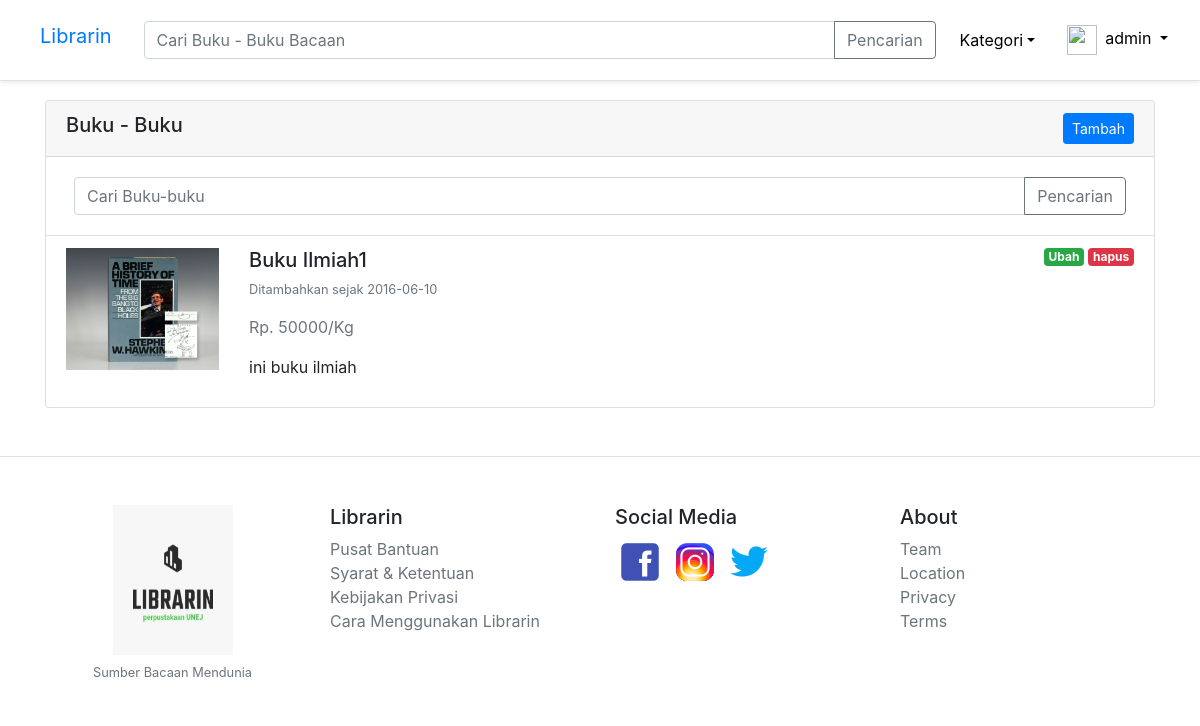
The app's page /librariku (signed in) with its own data.
### tables this page shows
CREATE TABLE `barang` (
  `id` int(11) NOT NULL,
  `id_user` int(11) NOT NULL,
  `id_kategori` int(11) NOT NULL,
  `nama` varchar(50) NOT NULL,
  `harga` int(11) NOT NULL,
  `jumlah` double NOT NULL,
  `deskripsi` text NOT NULL,
  `created_at` date NOT NULL,
  `foto1` text NOT NULL,
  `foto2` text NOT NULL,
  `foto3` text NOT NULL,
  `foto4` text NOT NULL,
  `foto5` text NOT NULL,
  `foto6` text NOT NULL
);

### app/core/Controller.php (called while the page is built, shortened)
<?php
class Controller {
    public function view($view, $data = []) {
        require_once './app/views/'.$view.'.php';
    }
    public function model($model) {
        return new $model;
    }
}

### app/core/App.php (called while the page is built, shortened)
<?php
class App
{
    protected $method = 'index';
    protected $params = [];
    public function __construct()
    {
        $this->controller = new $this->controller;
        call_user_func_array([$this->controller,$this->method],$this->params);
    }
}

### index.php (called while the page is built, shortened)
<?php
	$app = new App;

### app/core/Database.php (called while the page is built, shortened)
<?php
class Database
{
	private $host = DB_HOST;
	private $user = DB_USER;
	private $pass = DB_PASS;
	private $db_name = DB_NAME;
	private $dbh;
	private $stmt;
	public function __construct()
	{
		$dsn = 'mysql:host=' . $this->host . ';dbname='. $this->db_name;
		$option = [
			PDO::ATTR_PERSISTENT => true,
			PDO::ATTR_ERRMODE => PDO::ERRMODE_EXCEPTION
		];
		try{
			$this->dbh = new PDO($dsn, $this->user, $this->pass, $option);
		} catch(PDOException $e){
			die($e->getMessage());
		}
	}
	public function query($query)
	{
		$this->stmt = $this->dbh->prepare($query);
	}
	public function bind($param, $value, $type = null)
	{
		if (is_null($type)) {
			switch (true) {
				default:
					$type = PDO::PARAM_STR;
			}
		}
		$this->stmt->bindValue($param, $value, $type);
	}
	public function execute()
	{
		$this->stmt->execute();
	}
	public function resultSet()
	{
		$this->execute();
		return $this->stmt->fetchAll(PDO::FETCH_ASSOC);
	}
}

### app/models/Barang_model.php (called while the page is built, shortened)
<?php
class Barang_model
{
    private $db;
    function __construct()
    {
        $this->db = new Database;
    }
    public function getBarangUser($id)
    {
        $query = "SELECT b.id as id, b.id_user as id_user , u.nama as nama_user , u.email as email , u.nomor_telepon as nomor_telepon , u.alamat as alamat , u.foto as foto_user , u.cover as cover , u.created_at as created_at_user , u.updated_at as updated_at_user , b.id_kategori as id_kategori , k.kategori as kategori , b.nama as nama , b.harga as harga , b.jumlah as jumlah , b.deskripsi as deskripsi , b.created_at as created_at , b.foto1 as foto1 , b.foto2 as foto2 , b.foto3 as foto3 , b.foto4 as foto4 , b.foto5  as foto5 , b.foto6 as foto6
        FROM barang b JOIN kategori k on (b.id_kategori=k.id)
        JOIN users u on (b.id_user=u.id)
        WHERE b.id_user = :id_user";
        $this->db->query($query);
        $this->db->bind('id_user', $id);
        return $this->db->resultSet();
    }
}

### app/views/librariku/index.php (the view)
<div class="container">
    <div class="card">
        <h5 class="card-header">
            Buku - Buku
            <a href="<?= BASEURL ?>librariku/tambah" class="btn btn-primary btn-sm float-right">Tambah</a>
        </h5>
        <ul class="list-group list-group-flush">
            <li class="list-group-item">
                <form id="cari" action="<?= BASEURL ?>librariku/cari" class="input-group p-2" method="POST">
                    <input type="text" name="cari" class="form-control" placeholder="Cari Buku-buku" aria-label="cari" aria-describedby="cari" required>
                    <div class="input-group-append">
                        <button class="btn btn-outline-secondary" type="submit" id="cari">Pencarian</button>
                    </div>
                </form>
            </li>
            <?php if (!$data['librariku']) { ?>
                <li class="list-group-item">
                    Belum ada hasil buku
                </li>
            <?php } else {
            foreach ($data['librariku'] as $librariku) : ?>
                <li class="list-group-item ">
                    <div class="row">
                        <div class="col-md-2">
                            <img class="float-left mr-3 mw-100" src="<?= BASEURL ?>app/models/barang/<?= $librariku['foto1']; ?>" alt="">
                        </div>
                        <div class="col-md-8">
                            <a class="card-link float-left" href="<?= BASEURL ?>librariku/detail/<?= $librariku['id']; ?>">
                                <div class="">
                                    <h5 class="text-body"><?= $librariku['nama']; ?></h5>
                                    <p class="text-muted small">Ditambahkan sejak <?= $librariku['created_at']; ?> </p>
                                    <p class="text-muted">Rp. <?= $librariku['harga']; ?>/Kg</p>
                                    <p class="text-body"><?= $librariku['deskripsi']; ?></p>
                                </div>
                            </a>
                        </div>
                        <div class="col-md-2">
                            <a href="<?= BASEURL ?>librariku/hapus/<?= $librariku['id']; ?>" class="badge badge-danger float-right ml-1" onclick="return confirm('Yakin ?');">hapus</a>
                            <a href="<?= BASEURL ?>librariku/ubah/<?= $librariku['id']; ?>" class="badge badge-success float-right ml-1">Ubah</a>
                        </div>
                    </div>
                </li>
            <?php endforeach;
        } ?>
        </ul>
    </div>
</div>

### records on screen
barang: foto1 (picture), nama "Buku Ilmiah1", created_at "2016-06-10", harga "50000", deskripsi "ini buku ilmiah"

### other values on screen
$username "admin"
